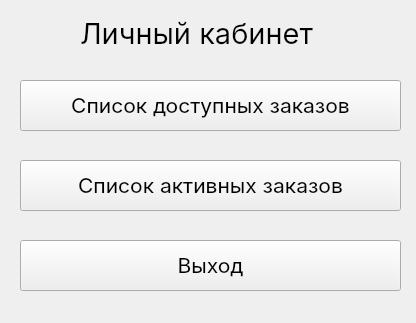
<?xml version="1.0" encoding="UTF-8"?>
<ui version="4.0">
 <class>WorkerAreaWindow</class>
 <widget class="QWidget" name="WorkerAreaWindow">
  <property name="geometry">
   <rect>
    <x>0</x>
    <y>0</y>
    <width>416</width>
    <height>323</height>
   </rect>
  </property>
  <property name="minimumSize">
   <size>
    <width>416</width>
    <height>323</height>
   </size>
  </property>
  <property name="maximumSize">
   <size>
    <width>416</width>
    <height>323</height>
   </size>
  </property>
  <property name="windowTitle">
   <string>Личный кабинет рабочего</string>
  </property>
  <widget class="QLabel" name="area_label">
   <property name="geometry">
    <rect>
     <x>80</x>
     <y>10</y>
     <width>299</width>
     <height>45</height>
    </rect>
   </property>
   <property name="font">
    <font>
     <family>Inter</family>
     <pointsize>22</pointsize>
    </font>
   </property>
   <property name="text">
    <string>Личный кабинет</string>
   </property>
  </widget>
  <widget class="QPushButton" name="active_orders_list_button">
   <property name="geometry">
    <rect>
     <x>20</x>
     <y>160</y>
     <width>381</width>
     <height>51</height>
    </rect>
   </property>
   <property name="sizePolicy">
    <sizepolicy hsizetype="Fixed" vsizetype="Fixed">
     <horstretch>0</horstretch>
     <verstretch>0</verstretch>
    </sizepolicy>
   </property>
   <property name="font">
    <font>
     <family>Inter</family>
     <pointsize>16</pointsize>
    </font>
   </property>
   <property name="text">
    <string>Список активных заказов</string>
   </property>
  </widget>
  <widget class="QPushButton" name="aviable_orders_list_button">
   <property name="geometry">
    <rect>
     <x>20</x>
     <y>80</y>
     <width>381</width>
     <height>51</height>
    </rect>
   </property>
   <property name="font">
    <font>
     <family>Inter</family>
     <pointsize>16</pointsize>
    </font>
   </property>
   <property name="text">
    <string>Список доступных заказов</string>
   </property>
  </widget>
  <widget class="QPushButton" name="exit_button">
   <property name="geometry">
    <rect>
     <x>20</x>
     <y>240</y>
     <width>381</width>
     <height>51</height>
    </rect>
   </property>
   <property name="font">
    <font>
     <family>Inter</family>
     <pointsize>16</pointsize>
    </font>
   </property>
   <property name="text">
    <string>Выход</string>
   </property>
  </widget>
 </widget>
 <resources/>
 <connections/>
</ui>
